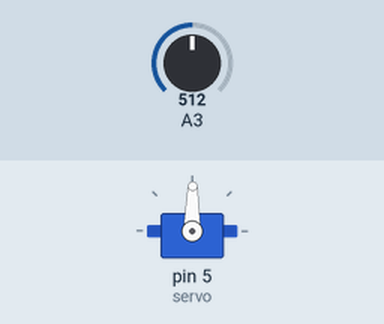
A sketch run on a simulated Arduino Uno, built with avr-gcc and run on an emulated ATmega328P. Parts: servo. Inputs (shaded band) come from the test bench; at power-on: A3 = 512.

Above: at 1.2 s.
1.3 s: A3 set to 716
At 2.2 s:
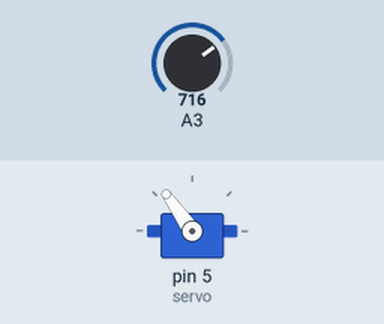
2.8 s: A3 set to 900
At 4.0 s:
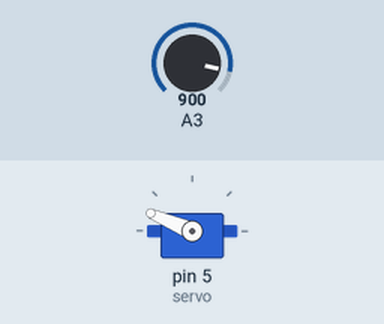
4.3 s: A3 set to 1023
At 5.5 s:
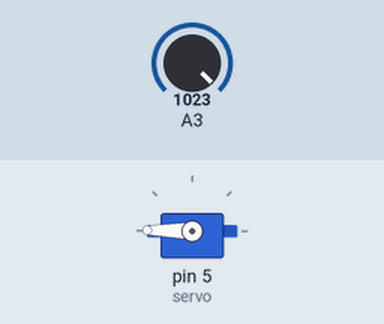
5.8 s: A3 set to 306
At 6.5 s:
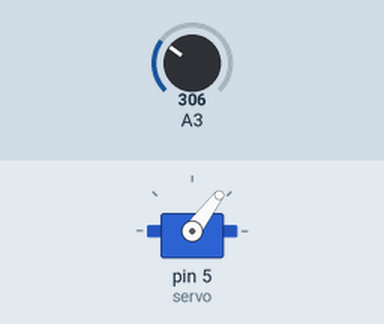
7.3 s: A3 set to 122
At 7.9 s:
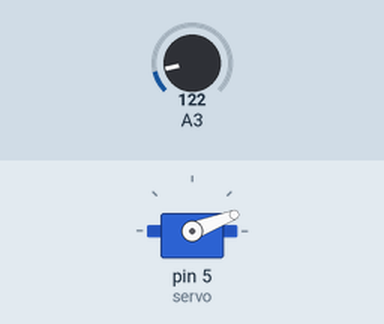
8.8 s: A3 set to 511
At 10.0 s:
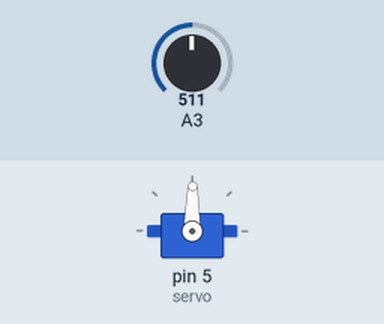
Timing chart, 0 to 11.3 s (numbered marks = the images above; inputs shaded):
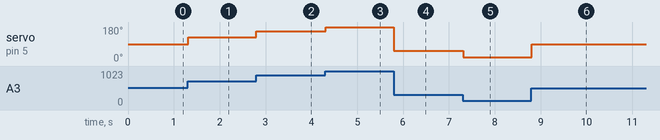

Measured:
- after the input at 1.3 s, servo on pin 5 (servo): 89° → 125° at once
- after the input at 2.8 s, servo on pin 5 (servo): 125° → 157° at once
- after the input at 4.3 s, servo on pin 5 (servo): 157° → 179° at once
- after the input at 5.8 s, servo on pin 5 (servo): 179° → 53° at once
- after the input at 7.3 s, servo on pin 5 (servo): 53° → 21° at once
- after the input at 8.8 s, servo on pin 5 (servo): 21° → 89° at once

The sketch:

_2.control_servo_potenciometro.ino
```cpp
#include <Servo.h>
Servo servo;
void setup() {
  servo.attach(5);

}

void loop() {
int val = analogRead(3);//entrada de la pata de la mitad del potenciometro
val= map(val,0,1023,0,179);//mapea los datos del potenciometro donde 0 es el menor y 1023 el mayor , 0 es igual a cero y 1023 es igual a 179
servo.write(val);//saca el angulo para mover el servomotor
delay(15);
}
```
